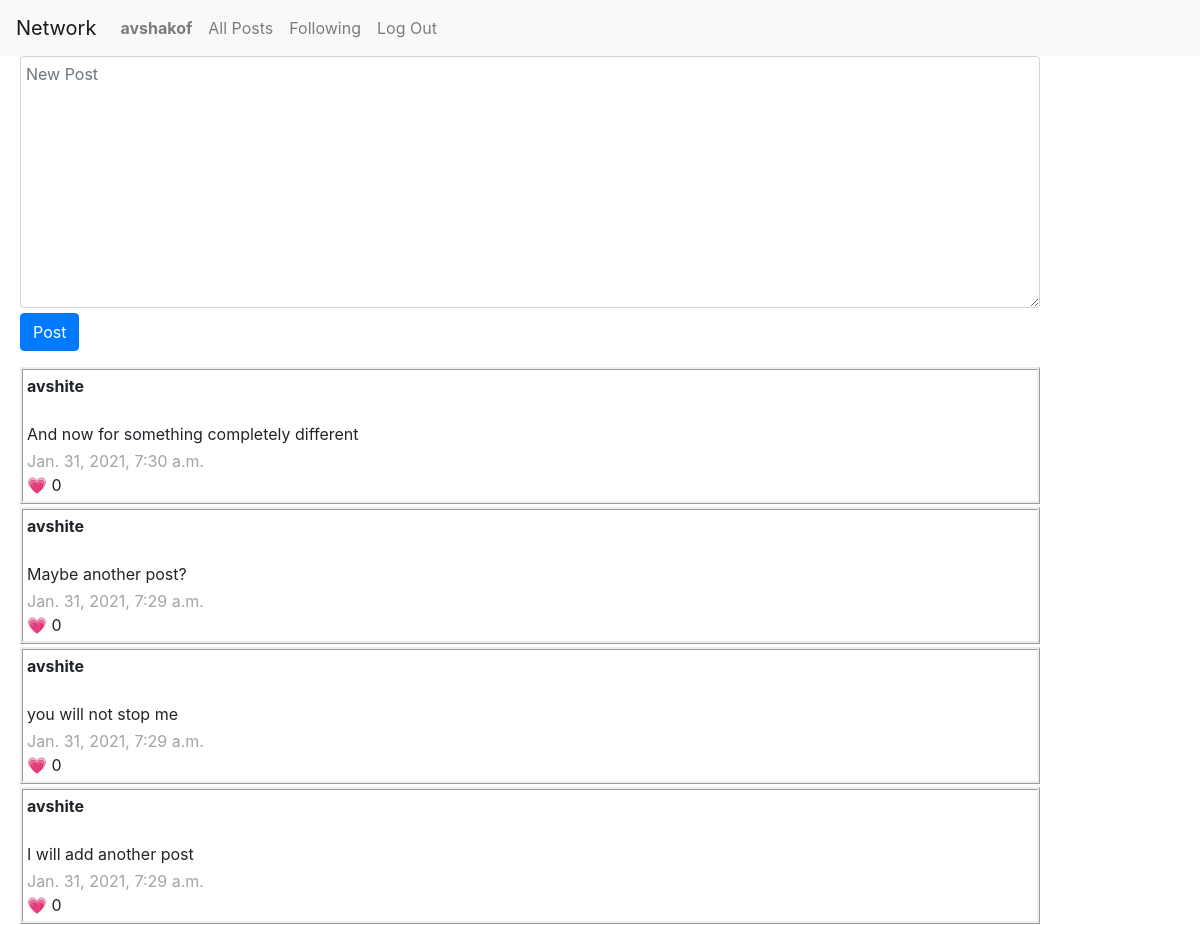
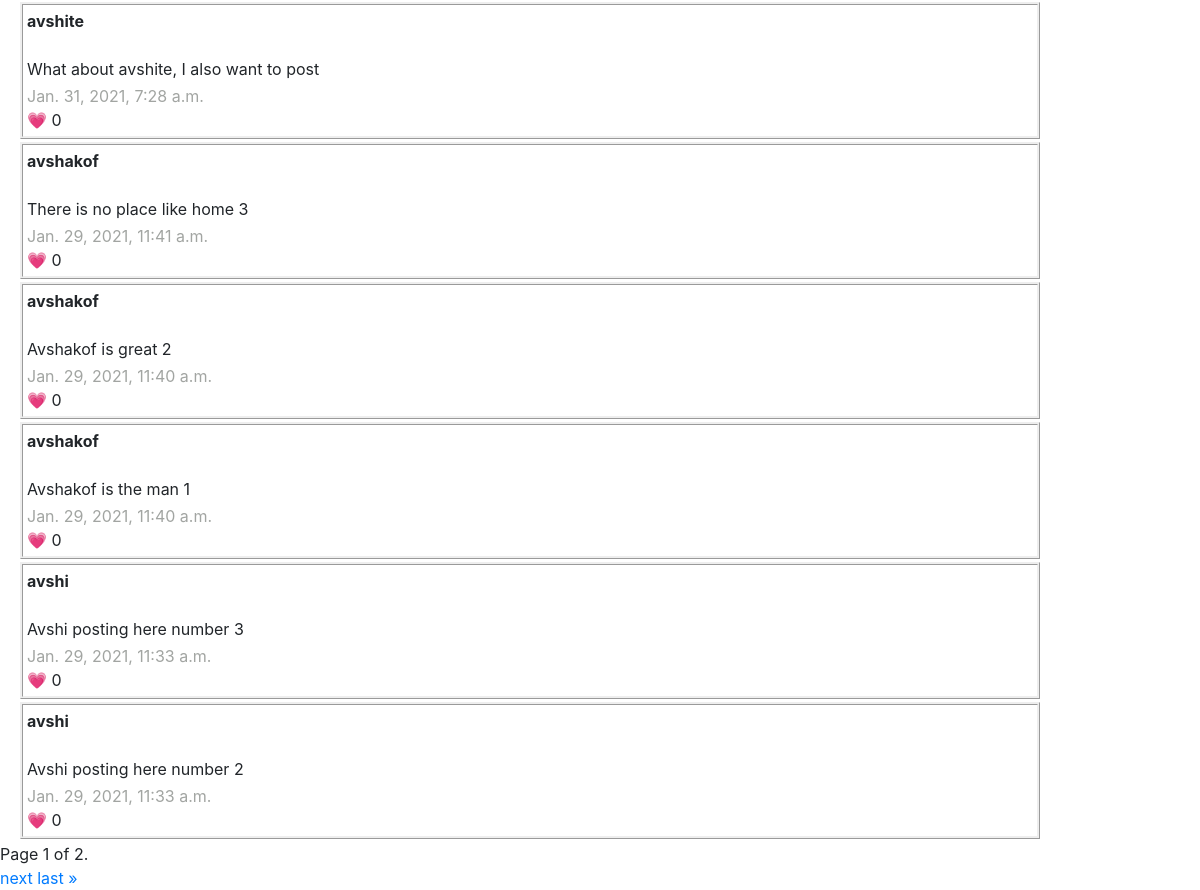
/ (signed in), run on the app's committed database (2 pictures, top to bottom).
### network/models.py (models this page shows, shortened)
class User(AbstractUser):
    follows_this_many = models.IntegerField(default=0)
    followed_by_this_many = models.IntegerField(default=0)

class Post(models.Model):
    user = models.ForeignKey(User, on_delete=models.CASCADE, related_name="poster")
    content = models.CharField(max_length=256)
    timestamp = models.DateTimeField(auto_now_add=True)
    likes = models.IntegerField(default=0)

### network/views.py (the view)
# urls.py: path("", views.index, name="index"),
def index(request):
    posts = Post.objects.all()
    posts = posts.order_by("-timestamp").all()
    paginator = Paginator(posts, 10)
    page_number = request.GET.get('page')
    page_obj = paginator.get_page(page_number)
    return render(request, "network/index.html", {
        'form': NewPostForm(),
        'page_obj': page_obj,
    })

### network/views.py
class NewPostForm(forms.Form):
    content = forms.CharField(widget=forms.Textarea(attrs={
        'class': 'form-control',
        'placeholder': 'New Post',
        'required': 'required',
        'style':'padding: 5px; width: 85%; margin-left: 20px; margin-bottom: 5px;'
        }), label=False)

### network/templates/network/index.html (shortened to what this page needs)
{% extends "network/layout.html" %}
{% block body %}
    {% if user.is_authenticated %}
        <div id="#new-post">
            <div class="form-group">
                <form action="{% url 'new_post'%}" method="POST" class="form-group" >
                    {{ form }}
                    <input type="submit" value="Post" class="btn btn-primary" style="margin-left: 20px;">
                </form>
            </div>
        </div>
    {% endif %}
    {% for post in page_obj %}
        <div class="post-list">
            <div><strong>{{ post.user }}</strong></div>
            <br>
            <div class="post-content">{{ post.content }}</div>
            <div class="post-timestamp">{{ post.timestamp }}</div>
            <div>&#128151; {{ post.likes }}</div>
        </div>
    {% endfor %}
    <div class="pagination">
        <span class="step-links">
            <div class="current">
                Page {{ page_obj.number }} of {{ page_obj.paginator.num_pages }}.
            </div>
            {% if page_obj.has_next %}
                <a href="?page={{ page_obj.next_page_number }}">next</a>
                <a href="?page={{ page_obj.paginator.num_pages }}">last &raquo;</a>
            {% endif %}
        </span>
    </div>
{% endblock %}

### network/templates/network/layout.html (shortened to what this page needs)
{% load static %}
<!DOCTYPE html>
<html lang="en">
    <head>
        <link rel="stylesheet" href="https://stackpath.bootstrapcdn.com/bootstrap/4.4.1/css/bootstrap.min.css">
        <link href="{% static 'network/styles.css' %}" rel="stylesheet">
    </head>
    <body>
        <nav class="navbar navbar-expand-lg navbar-light bg-light">
            <a class="navbar-brand" href="#">Network</a>
            <div>
              <ul class="navbar-nav mr-auto">
                {% if user.is_authenticated %}
                    <li class="nav-item">
                        <a class="nav-link" href="{% url 'profile' user %}"><strong>{{ user.username }}</strong></a>
                    </li>
                {% endif %}
                <li class="nav-item">
                  <a class="nav-link" href="{% url 'index' %}">All Posts</a>
                </li>
                {% if user.is_authenticated %}
                    <li class="nav-item">
                        <a class="nav-link" href="#">Following</a>
                    </li>
                    <li class="nav-item">
                        <a class="nav-link" href="{% url 'logout' %}">Log Out</a>
                    </li>
                {% endif %}
              </ul>
            </div>
          </nav>
        <div class="body">
            {% block body %}
            {% endblock %}
        </div>
    </body>
</html>

### network/static/network/styles.css (style rules this page uses)
.post-list { border-style: ridge; margin:3px; padding: 4px; width: 85%; margin-left: 20px; }
.post-timestamp { color: rgb(162, 165, 162); }
.post-content { margin-bottom: 3px; }

### data on the page
User: username "avshakof"
Post: user "avshite", content "And now for something completely different", timestamp "Jan. 31, 2021, 7:30 a.m.", likes "0"
Post: user "avshite", content "Maybe another post?", timestamp "Jan. 31, 2021, 7:29 a.m.", likes "0"
Post: user "avshite", content "you will not stop me", timestamp "Jan. 31, 2021, 7:29 a.m.", likes "0"
Post: user "avshite", content "I will add another post", timestamp "Jan. 31, 2021, 7:29 a.m.", likes "0"
Post: user "avshite", content "What about avshite, I also want to post", timestamp "Jan. 31, 2021, 7:28 a.m.", likes "0"
Post: user "avshakof", content "There is no place like home 3", timestamp "Jan. 29, 2021, 11:41 a.m.", likes "0"
Post: user "avshakof", content "Avshakof is great 2", timestamp "Jan. 29, 2021, 11:40 a.m.", likes "0"
Post: user "avshakof", content "Avshakof is the man 1", timestamp "Jan. 29, 2021, 11:40 a.m.", likes "0"
Post: user "avshi", content "Avshi posting here number 3", timestamp "Jan. 29, 2021, 11:33 a.m.", likes "0"
Post: user "avshi", content "Avshi posting here number 2", timestamp "Jan. 29, 2021, 11:33 a.m.", likes "0"

### other printed values
{{ page_obj.number }} "1"
{{ page_obj.paginator.num_pages }} "2"
